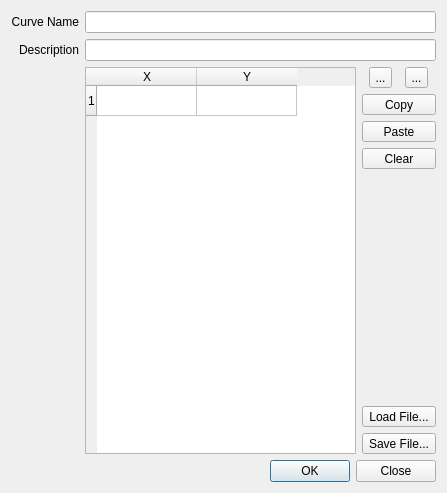
<?xml version="1.0" encoding="UTF-8"?>
<ui version="4.0">
 <class>xy_curve_dlg</class>
 <widget class="QDialog" name="xy_curve_dlg">
  <property name="windowModality">
   <enum>Qt::ApplicationModal</enum>
  </property>
  <property name="geometry">
   <rect>
    <x>0</x>
    <y>0</y>
    <width>447</width>
    <height>493</height>
   </rect>
  </property>
  <property name="sizePolicy">
   <sizepolicy hsizetype="Minimum" vsizetype="Expanding">
    <horstretch>0</horstretch>
    <verstretch>0</verstretch>
   </sizepolicy>
  </property>
  <property name="minimumSize">
   <size>
    <width>414</width>
    <height>0</height>
   </size>
  </property>
  <property name="maximumSize">
   <size>
    <width>16777215</width>
    <height>16777215</height>
   </size>
  </property>
  <property name="windowTitle">
   <string>Curve Editor</string>
  </property>
  <property name="modal">
   <bool>true</bool>
  </property>
  <layout class="QGridLayout" name="gridLayout">
   <item row="0" column="0">
    <layout class="QGridLayout" name="gridLayout_2">
     <property name="sizeConstraint">
      <enum>QLayout::SetMinimumSize</enum>
     </property>
     <item row="1" column="0">
      <widget class="QLabel" name="label_3">
       <property name="sizePolicy">
        <sizepolicy hsizetype="Preferred" vsizetype="Fixed">
         <horstretch>0</horstretch>
         <verstretch>0</verstretch>
        </sizepolicy>
       </property>
       <property name="minimumSize">
        <size>
         <width>0</width>
         <height>0</height>
        </size>
       </property>
       <property name="maximumSize">
        <size>
         <width>16777215</width>
         <height>16777215</height>
        </size>
       </property>
       <property name="font">
        <font>
         <family>MS Shell Dlg 2</family>
         <italic>false</italic>
        </font>
       </property>
       <property name="text">
        <string>Description</string>
       </property>
       <property name="alignment">
        <set>Qt::AlignRight|Qt::AlignTrailing|Qt::AlignVCenter</set>
       </property>
       <property name="buddy">
        <cstring>description_le</cstring>
       </property>
      </widget>
     </item>
     <item row="6" column="2" colspan="3">
      <spacer name="verticalSpacer">
       <property name="orientation">
        <enum>Qt::Vertical</enum>
       </property>
       <property name="sizeHint" stdset="0">
        <size>
         <width>20</width>
         <height>40</height>
        </size>
       </property>
      </spacer>
     </item>
     <item row="3" column="2" colspan="3">
      <widget class="QToolButton" name="copy_btn">
       <property name="sizePolicy">
        <sizepolicy hsizetype="Preferred" vsizetype="Fixed">
         <horstretch>0</horstretch>
         <verstretch>0</verstretch>
        </sizepolicy>
       </property>
       <property name="text">
        <string>Copy</string>
       </property>
      </widget>
     </item>
     <item row="1" column="1" colspan="4">
      <widget class="QLineEdit" name="description_le">
       <property name="enabled">
        <bool>true</bool>
       </property>
       <property name="sizePolicy">
        <sizepolicy hsizetype="Preferred" vsizetype="Fixed">
         <horstretch>0</horstretch>
         <verstretch>0</verstretch>
        </sizepolicy>
       </property>
       <property name="minimumSize">
        <size>
         <width>300</width>
         <height>22</height>
        </size>
       </property>
       <property name="maximumSize">
        <size>
         <width>16777215</width>
         <height>22</height>
        </size>
       </property>
       <property name="clearButtonEnabled">
        <bool>true</bool>
       </property>
      </widget>
     </item>
     <item row="7" column="2" colspan="3">
      <widget class="QToolButton" name="load_curve_btn">
       <property name="sizePolicy">
        <sizepolicy hsizetype="Preferred" vsizetype="Fixed">
         <horstretch>0</horstretch>
         <verstretch>0</verstretch>
        </sizepolicy>
       </property>
       <property name="text">
        <string>Load File...</string>
       </property>
      </widget>
     </item>
     <item row="0" column="1" colspan="4">
      <widget class="QLineEdit" name="name_le">
       <property name="enabled">
        <bool>true</bool>
       </property>
       <property name="sizePolicy">
        <sizepolicy hsizetype="Preferred" vsizetype="Fixed">
         <horstretch>0</horstretch>
         <verstretch>0</verstretch>
        </sizepolicy>
       </property>
       <property name="minimumSize">
        <size>
         <width>300</width>
         <height>22</height>
        </size>
       </property>
       <property name="maximumSize">
        <size>
         <width>16777215</width>
         <height>22</height>
        </size>
       </property>
       <property name="clearButtonEnabled">
        <bool>true</bool>
       </property>
      </widget>
     </item>
     <item row="8" column="2" colspan="3">
      <widget class="QToolButton" name="save_curve_btn">
       <property name="sizePolicy">
        <sizepolicy hsizetype="Preferred" vsizetype="Fixed">
         <horstretch>0</horstretch>
         <verstretch>0</verstretch>
        </sizepolicy>
       </property>
       <property name="text">
        <string>Save File...</string>
       </property>
      </widget>
     </item>
     <item row="5" column="2" colspan="3">
      <widget class="QToolButton" name="clear_btn">
       <property name="sizePolicy">
        <sizepolicy hsizetype="Preferred" vsizetype="Fixed">
         <horstretch>0</horstretch>
         <verstretch>0</verstretch>
        </sizepolicy>
       </property>
       <property name="text">
        <string>Clear</string>
       </property>
      </widget>
     </item>
     <item row="0" column="0">
      <widget class="QLabel" name="label_2">
       <property name="sizePolicy">
        <sizepolicy hsizetype="Preferred" vsizetype="Fixed">
         <horstretch>0</horstretch>
         <verstretch>0</verstretch>
        </sizepolicy>
       </property>
       <property name="minimumSize">
        <size>
         <width>0</width>
         <height>0</height>
        </size>
       </property>
       <property name="maximumSize">
        <size>
         <width>16777215</width>
         <height>16777215</height>
        </size>
       </property>
       <property name="font">
        <font>
         <family>Microsoft Sans Serif</family>
         <italic>false</italic>
        </font>
       </property>
       <property name="text">
        <string>Curve Name</string>
       </property>
       <property name="alignment">
        <set>Qt::AlignRight|Qt::AlignTrailing|Qt::AlignVCenter</set>
       </property>
       <property name="buddy">
        <cstring>name_le</cstring>
       </property>
      </widget>
     </item>
     <item row="4" column="2" colspan="3">
      <widget class="QToolButton" name="paste_btn">
       <property name="sizePolicy">
        <sizepolicy hsizetype="Preferred" vsizetype="Fixed">
         <horstretch>0</horstretch>
         <verstretch>0</verstretch>
        </sizepolicy>
       </property>
       <property name="text">
        <string>Paste</string>
       </property>
      </widget>
     </item>
     <item row="2" column="2" colspan="3">
      <layout class="QGridLayout" name="gridLayout_3">
       <item row="0" column="0">
        <widget class="QToolButton" name="add_data_btn">
         <property name="sizePolicy">
          <sizepolicy hsizetype="Preferred" vsizetype="Fixed">
           <horstretch>0</horstretch>
           <verstretch>0</verstretch>
          </sizepolicy>
         </property>
         <property name="minimumSize">
          <size>
           <width>0</width>
           <height>0</height>
          </size>
         </property>
         <property name="maximumSize">
          <size>
           <width>23</width>
           <height>23</height>
          </size>
         </property>
         <property name="toolTip">
          <string>Add row</string>
         </property>
         <property name="text">
          <string>...</string>
         </property>
         <property name="icon">
          <iconset>
           <normaloff>../../../../../../.designer/img/mActionCapturePolygon.svg</normaloff>../../../../../../.designer/img/mActionCapturePolygon.svg</iconset>
         </property>
         <property name="iconSize">
          <size>
           <width>24</width>
           <height>24</height>
          </size>
         </property>
        </widget>
       </item>
       <item row="0" column="1">
        <widget class="QToolButton" name="delete_data_btn">
         <property name="sizePolicy">
          <sizepolicy hsizetype="Preferred" vsizetype="Fixed">
           <horstretch>0</horstretch>
           <verstretch>0</verstretch>
          </sizepolicy>
         </property>
         <property name="minimumSize">
          <size>
           <width>0</width>
           <height>0</height>
          </size>
         </property>
         <property name="maximumSize">
          <size>
           <width>23</width>
           <height>23</height>
          </size>
         </property>
         <property name="toolTip">
          <string>Delete row</string>
         </property>
         <property name="text">
          <string>...</string>
         </property>
         <property name="icon">
          <iconset>
           <normaloff>../../../../../../.designer/img/mActionCapturePolygon.svg</normaloff>../../../../../../.designer/img/mActionCapturePolygon.svg</iconset>
         </property>
         <property name="iconSize">
          <size>
           <width>24</width>
           <height>24</height>
          </size>
         </property>
        </widget>
       </item>
      </layout>
     </item>
     <item row="2" column="1" rowspan="7">
      <widget class="QTableWidget" name="curve_tblw">
       <property name="sizePolicy">
        <sizepolicy hsizetype="MinimumExpanding" vsizetype="Expanding">
         <horstretch>0</horstretch>
         <verstretch>0</verstretch>
        </sizepolicy>
       </property>
       <property name="minimumSize">
        <size>
         <width>250</width>
         <height>0</height>
        </size>
       </property>
       <property name="inputMethodHints">
        <set>Qt::ImhNone</set>
       </property>
       <property name="editTriggers">
        <set>QAbstractItemView::AllEditTriggers</set>
       </property>
       <property name="alternatingRowColors">
        <bool>false</bool>
       </property>
       <property name="selectionMode">
        <enum>QAbstractItemView::ContiguousSelection</enum>
       </property>
       <property name="selectionBehavior">
        <enum>QAbstractItemView::SelectRows</enum>
       </property>
       <property name="sortingEnabled">
        <bool>false</bool>
       </property>
       <property name="rowCount">
        <number>1</number>
       </property>
       <row/>
       <column>
        <property name="text">
         <string>X</string>
        </property>
       </column>
       <column>
        <property name="text">
         <string>Y</string>
        </property>
       </column>
      </widget>
     </item>
     <item row="2" column="0" rowspan="7">
      <spacer name="verticalSpacer_2">
       <property name="orientation">
        <enum>Qt::Vertical</enum>
       </property>
       <property name="sizeHint" stdset="0">
        <size>
         <width>20</width>
         <height>40</height>
        </size>
       </property>
      </spacer>
     </item>
     <item row="9" column="0" colspan="5">
      <widget class="QDialogButtonBox" name="curve_buttonBox">
       <property name="orientation">
        <enum>Qt::Horizontal</enum>
       </property>
       <property name="standardButtons">
        <set>QDialogButtonBox::Close|QDialogButtonBox::Ok</set>
       </property>
      </widget>
     </item>
    </layout>
   </item>
  </layout>
 </widget>
 <tabstops>
  <tabstop>name_le</tabstop>
 </tabstops>
 <resources/>
 <connections>
  <connection>
   <sender>curve_buttonBox</sender>
   <signal>accepted()</signal>
   <receiver>xy_curve_dlg</receiver>
   <slot>accept()</slot>
   <hints>
    <hint type="sourcelabel">
     <x>589</x>
     <y>348</y>
    </hint>
    <hint type="destinationlabel">
     <x>26</x>
     <y>272</y>
    </hint>
   </hints>
  </connection>
  <connection>
   <sender>curve_buttonBox</sender>
   <signal>rejected()</signal>
   <receiver>xy_curve_dlg</receiver>
   <slot>reject()</slot>
   <hints>
    <hint type="sourcelabel">
     <x>638</x>
     <y>346</y>
    </hint>
    <hint type="destinationlabel">
     <x>668</x>
     <y>276</y>
    </hint>
   </hints>
  </connection>
 </connections>
</ui>
